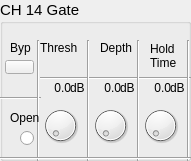
  <widget class="QGroupBox" name="groupBox_13">
   <property name="geometry">
    <rect>
     <x>290</x>
     <y>520</y>
     <width>191</width>
     <height>161</height>
    </rect>
   </property>
   <property name="font">
    <font>
     <pointsize>11</pointsize>
    </font>
   </property>
   <property name="title">
    <string>CH 14 Gate</string>
   </property>
   <widget class="QLabel" name="label_133">
    <property name="geometry">
     <rect>
      <x>10</x>
      <y>40</y>
      <width>21</width>
      <height>16</height>
     </rect>
    </property>
    <property name="font">
     <font>
      <pointsize>9</pointsize>
     </font>
    </property>
    <property name="text">
     <string>Byp</string>
    </property>
   </widget>
   <widget class="QLabel" name="label_134">
    <property name="geometry">
     <rect>
      <x>40</x>
      <y>40</y>
      <width>41</width>
      <height>16</height>
     </rect>
    </property>
    <property name="font">
     <font>
      <pointsize>9</pointsize>
     </font>
    </property>
    <property name="text">
     <string>Thresh</string>
    </property>
   </widget>
   <widget class="QLabel" name="label_135">
    <property name="geometry">
     <rect>
      <x>100</x>
      <y>40</y>
      <width>41</width>
      <height>16</height>
     </rect>
    </property>
    <property name="font">
     <font>
      <pointsize>9</pointsize>
     </font>
    </property>
    <property name="text">
     <string>Depth</string>
    </property>
   </widget>
   <widget class="QLabel" name="label_136">
    <property name="geometry">
     <rect>
      <x>150</x>
      <y>40</y>
      <width>31</width>
      <height>31</height>
     </rect>
    </property>
    <property name="font">
     <font>
      <pointsize>9</pointsize>
     </font>
    </property>
    <property name="text">
     <string>Hold
Time</string>
    </property>
   </widget>
   <widget class="Line" name="line_85">
    <property name="geometry">
     <rect>
      <x>40</x>
      <y>70</y>
      <width>151</width>
      <height>16</height>
     </rect>
    </property>
    <property name="orientation">
     <enum>Qt::Horizontal</enum>
    </property>
   </widget>
   <widget class="Line" name="line_86">
    <property name="geometry">
     <rect>
      <x>0</x>
      <y>90</y>
      <width>41</width>
      <height>16</height>
     </rect>
    </property>
    <property name="orientation">
     <enum>Qt::Horizontal</enum>
    </property>
   </widget>
   <widget class="Line" name="line_87">
    <property name="geometry">
     <rect>
      <x>30</x>
      <y>40</y>
      <width>16</width>
      <height>121</height>
     </rect>
    </property>
    <property name="orientation">
     <enum>Qt::Vertical</enum>
    </property>
   </widget>
   <widget class="Line" name="line_88">
    <property name="geometry">
     <rect>
      <x>80</x>
      <y>40</y>
      <width>16</width>
      <height>121</height>
     </rect>
    </property>
    <property name="orientation">
     <enum>Qt::Vertical</enum>
    </property>
   </widget>
   <widget class="Line" name="line_89">
    <property name="geometry">
     <rect>
      <x>130</x>
      <y>40</y>
      <width>16</width>
      <height>121</height>
     </rect>
    </property>
    <property name="orientation">
     <enum>Qt::Vertical</enum>
    </property>
   </widget>
   <widget class="Line" name="line_90">
    <property name="geometry">
     <rect>
      <x>180</x>
      <y>40</y>
      <width>16</width>
      <height>121</height>
     </rect>
    </property>
    <property name="orientation">
     <enum>Qt::Vertical</enum>
    </property>
   </widget>
   <widget class="OIDDial" name="dial_37">
    <property name="geometry">
     <rect>
      <x>40</x>
      <y>100</y>
      <width>41</width>
      <height>51</height>
     </rect>
    </property>
   </widget>
   <widget class="OIDDial" name="dial_38">
    <property name="geometry">
     <rect>
      <x>90</x>
      <y>100</y>
      <width>41</width>
      <height>51</height>
     </rect>
    </property>
   </widget>
   <widget class="OIDDial" name="dial_39">
    <property name="geometry">
     <rect>
      <x>140</x>
      <y>100</y>
      <width>41</width>
      <height>51</height>
     </rect>
    </property>
   </widget>
   <widget class="Line" name="line_91">
    <property name="geometry">
     <rect>
      <x>0</x>
      <y>150</y>
      <width>191</width>
      <height>16</height>
     </rect>
    </property>
    <property name="orientation">
     <enum>Qt::Horizontal</enum>
    </property>
   </widget>
   <widget class="QLabel" name="label_137">
    <property name="geometry">
     <rect>
      <x>70</x>
      <y>80</y>
      <width>16</width>
      <height>16</height>
     </rect>
    </property>
    <property name="font">
     <font>
      <pointsize>9</pointsize>
     </font>
    </property>
    <property name="text">
     <string>dB</string>
    </property>
   </widget>
   <widget class="QLabel" name="label_138">
    <property name="geometry">
     <rect>
      <x>120</x>
      <y>80</y>
      <width>16</width>
      <height>16</height>
     </rect>
    </property>
    <property name="font">
     <font>
      <pointsize>9</pointsize>
     </font>
    </property>
    <property name="text">
     <string>dB</string>
    </property>
   </widget>
   <widget class="QLabel" name="label_139">
    <property name="geometry">
     <rect>
      <x>170</x>
      <y>80</y>
      <width>16</width>
      <height>16</height>
     </rect>
    </property>
    <property name="font">
     <font>
      <pointsize>9</pointsize>
     </font>
    </property>
    <property name="text">
     <string>dB</string>
    </property>
   </widget>
   <widget class="QLabel" name="ls40">
    <property name="geometry">
     <rect>
      <x>40</x>
      <y>80</y>
      <width>31</width>
      <height>16</height>
     </rect>
    </property>
    <property name="font">
     <font>
      <pointsize>9</pointsize>
     </font>
    </property>
    <property name="text">
     <string>0.0</string>
    </property>
    <property name="alignment">
     <set>Qt::AlignRight|Qt::AlignTrailing|Qt::AlignVCenter</set>
    </property>
   </widget>
   <widget class="QLabel" name="ls41">
    <property name="geometry">
     <rect>
      <x>90</x>
      <y>80</y>
      <width>31</width>
      <height>16</height>
     </rect>
    </property>
    <property name="font">
     <font>
      <pointsize>9</pointsize>
     </font>
    </property>
    <property name="text">
     <string>0.0</string>
    </property>
    <property name="alignment">
     <set>Qt::AlignRight|Qt::AlignTrailing|Qt::AlignVCenter</set>
    </property>
   </widget>
   <widget class="QLabel" name="ls42">
    <property name="geometry">
     <rect>
      <x>140</x>
      <y>80</y>
      <width>31</width>
      <height>16</height>
     </rect>
    </property>
    <property name="font">
     <font>
      <pointsize>9</pointsize>
     </font>
    </property>
    <property name="text">
     <string>0.0</string>
    </property>
    <property name="alignment">
     <set>Qt::AlignRight|Qt::AlignTrailing|Qt::AlignVCenter</set>
    </property>
   </widget>
   <widget class="QLabel" name="label_143">
    <property name="geometry">
     <rect>
      <x>10</x>
      <y>110</y>
      <width>31</width>
      <height>16</height>
     </rect>
    </property>
    <property name="font">
     <font>
      <pointsize>9</pointsize>
     </font>
    </property>
    <property name="text">
     <string>Open</string>
    </property>
   </widget>
   <widget class="QRadioButton" name="radioButton_13">
    <property name="geometry">
     <rect>
      <x>20</x>
      <y>130</y>
      <width>16</width>
      <height>16</height>
     </rect>
    </property>
    <property name="text">
     <string/>
    </property>
   </widget>
   <widget class="OIDStatePushBtn" name="bypass14">
    <property name="geometry">
     <rect>
      <x>5</x>
      <y>60</y>
      <width>29</width>
      <height>14</height>
     </rect>
    </property>
    <property name="text">
     <string/>
    </property>
    <property name="checkable">
     <bool>true</bool>
    </property>
   </widget>
  </widget>
